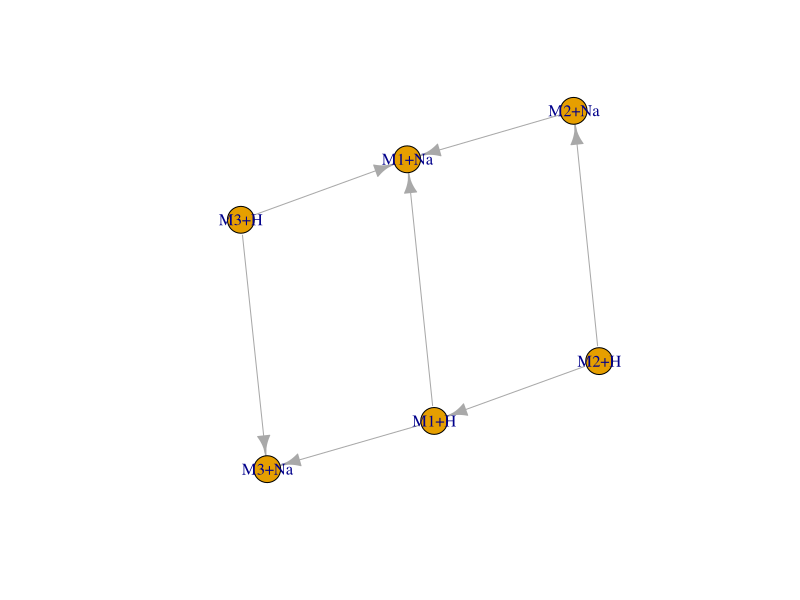
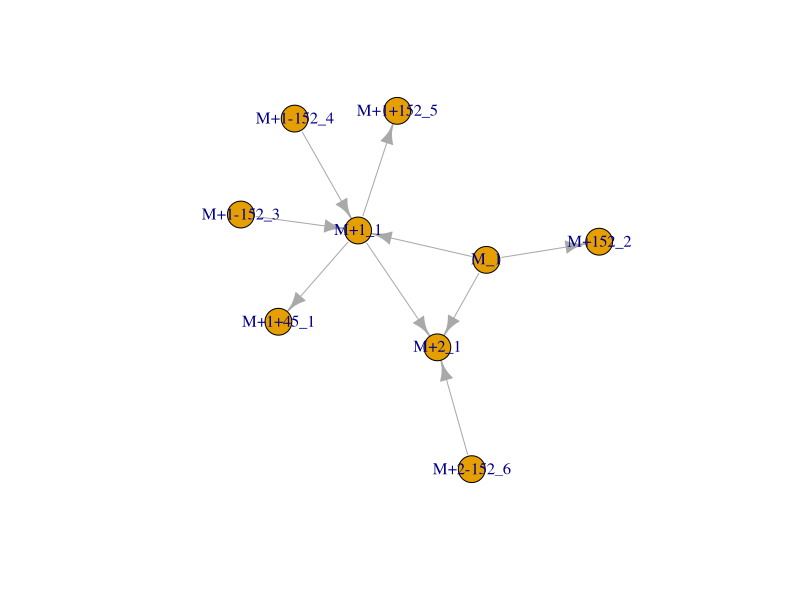
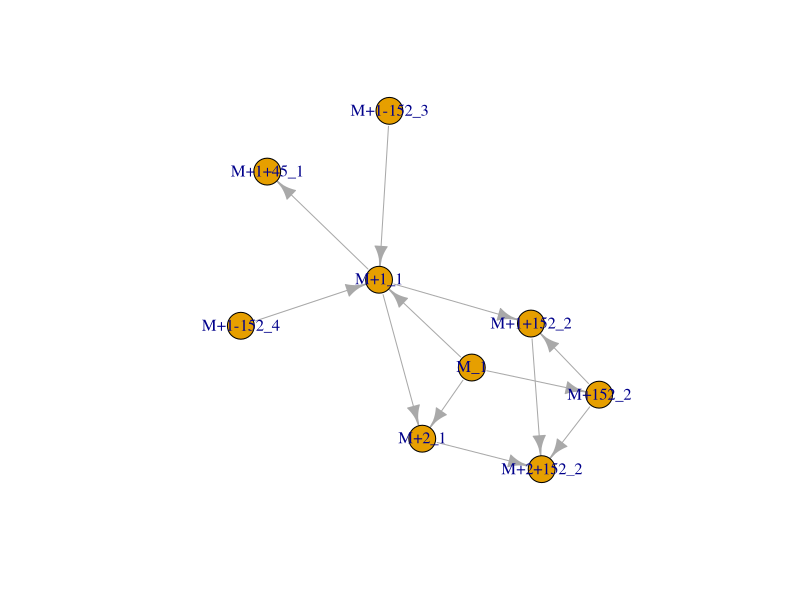
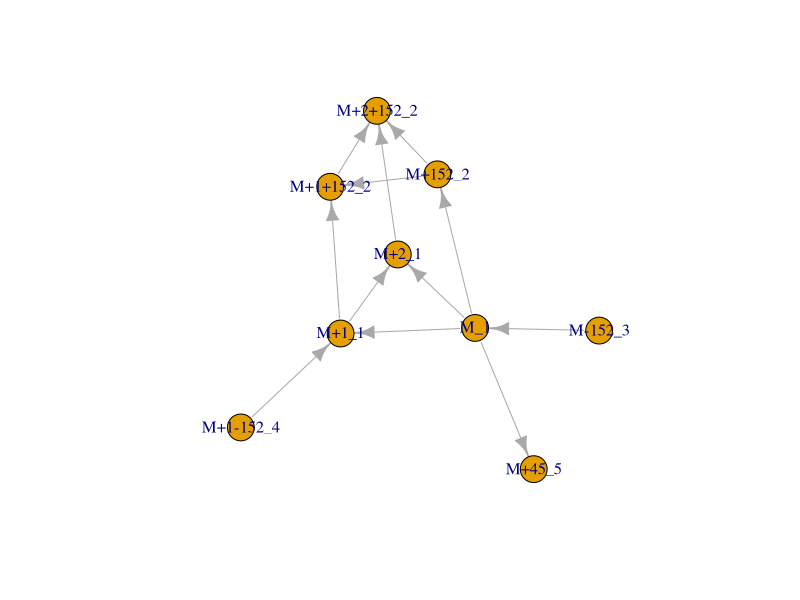
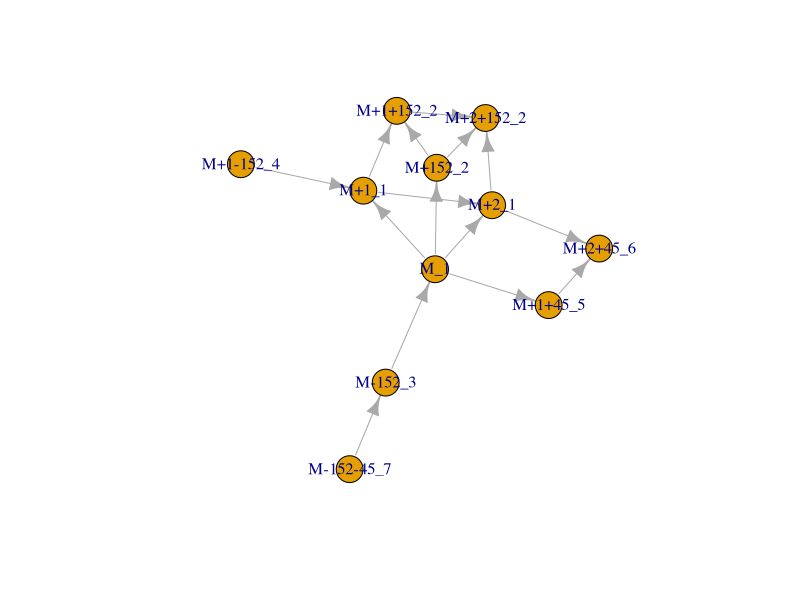
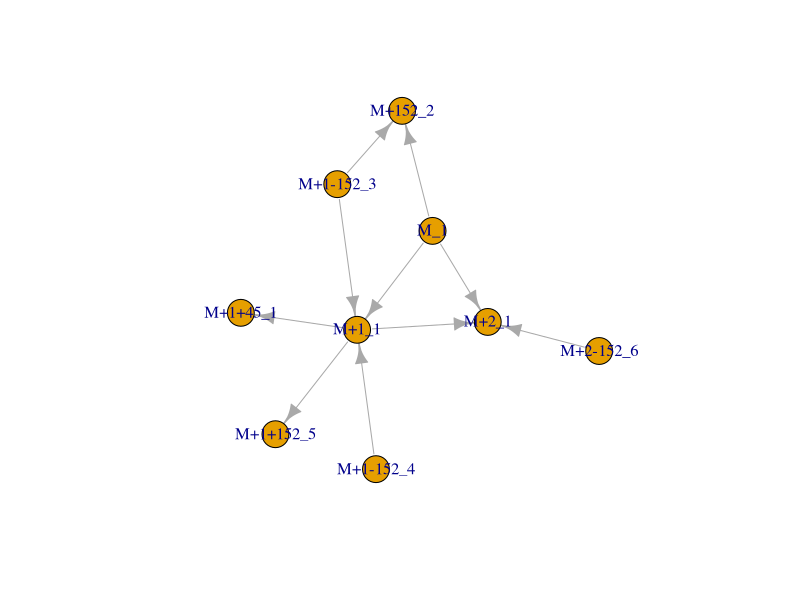

Generate these figures, in order, with R: (Note: this script raises an error after producing the figures.)
## define test examples

library(igraph)
## example 1
mat_1 <- matrix(c(
    c(0, 1, 0, 0, 0, 1), ## M1+H
    c(0, 0, 0, 0, 0, 0), ## M1+Na
    c(1, 0, 0, 1, 0, 0), ## M2+H
    c(0, 1, 0, 0, 0, 0), ## M2+Na
    c(0, 1, 0, 0, 0, 1), ## M3+H
    c(0, 0, 0, 0, 0, 0)), ## M3+Na
    byrow = TRUE, ncol = 6, nrow = 6)
mat_1_transf <- matrix(c(
    c("",              "adduct_Na",     "", "",          "", "transf_gluc_F"), ## M1+H
    c("",              "",              "", "",          "", ""), ## M1+Na
    c("transf_gluc_T", "",              "", "adduct_Na", "", ""), ## M2+H
    c("",              "transf_gluc_T", "", "",          "", ""), ## M2+Na
    c("",              "transf_gluc_F", "",              "", "", "adduct_Na"), ## M3+H
    c("",              "",              "", "",          "", "")), ## M3+Na
    byrow = TRUE, ncol = 6, nrow = 6)
colnames(mat_1) <- c("M1+H", "M1+Na", "M2+H", "M2+Na", "M3+H", "M3+Na")
rownames(mat_1) <- colnames(mat_1)
rownames(mat_1_transf) <- colnames(mat_1_transf) <- colnames(mat_1)

net_mat_1 <- graph_from_adjacency_matrix(mat_1, mode = "directed")
plot(net_mat_1)

## example 2
mat_2 <- matrix(c(
    c(0, 1, 1, 0, 1, 0, 0, 0, 0), ## "M_1"
    c(0, 0, 1, 1, 0, 0, 0, 1, 0), ## "M+1_1"
    c(0, 0, 0, 0, 0, 0, 0, 0, 0), ## "M+2_1"
    c(0, 0, 0, 0, 0, 0, 0, 0, 0), ## "M+1+45_1"
    c(0, 0, 0, 0, 0, 0, 0, 0, 0), ## "M+152_2"
    c(0, 1, 0, 0, 0, 0, 0, 0, 0), ## "M+1-152_3"
    c(0, 1, 0, 0, 0, 0, 0, 0, 0), ## "M+1-152_4"
    c(0, 0, 0, 0, 0, 0, 0, 0, 0), ##"M+1+152_5"
    c(0, 0, 1, 0, 0, 0, 0, 0, 0)), ## "M+2-152_6"
    byrow = TRUE, ncol = 9, nrow = 9)
mat_2_transf <- matrix(c(
    c("", "adduct_+1",  "adduct_+2",  "",          "transf_152", "", "", "",           ""), ## "M_1"
    c("", "",           "adduct_+1",  "transf_45", "",           "", "", "transf_152", ""), ## "M+1_1"
    c("", "",           "",           "",          "",           "", "", "",           ""), ## "M+2_1"
    c("", "",           "",           "",          "",           "", "", "",           ""), ## "M+1+45_1"
    c("", "",           "",           "",          "",           "", "", "",           ""), ## "M+152_2"
    c("", "transf_152", "",           "",          "",           "", "", "",           ""), ## "M+1-152_3"
    c("", "transf_152", "",           "",          "",           "", "", "",           ""), ## "M+1-152_4"
    c("", "",           "",           "",          "",           "", "", "",           ""), ##"M+1+152_5"
    c("", "",           "transf_152", "",          "",           "", "", "",           "")), ## "M+2-152_6"
    byrow = TRUE, ncol = 9, nrow = 9)
colnames(mat_2) <- c("M_1", "M+1_1", "M+2_1", "M+1+45_1", "M+152_2", "M+1-152_3", "M+1-152_4", "M+1+152_5", "M+2-152_6")
rownames(mat_2) <- colnames(mat_2)
colnames(mat_2_transf) <- rownames(mat_2_transf) <- colnames(mat_2)
net_mat_2 <- graph_from_adjacency_matrix(mat_2, mode = "directed")
plot(net_mat_2)

## example 3 
mat_3 <- matrix(c(c(0, 1, 1, 0, 1, 0, 0, 0, 0), ## "M_1"
                  c(0, 0, 1, 1, 0, 0, 0, 1, 0), ## "M+1_1"
                  c(0, 0, 0, 0, 0, 0, 0, 0, 1), ## "M+2_1"
                  c(0, 0, 0, 0, 0, 0, 0, 0, 0), ## "M+1+45_1"
                  c(0, 0, 0, 0, 0, 0, 0, 1, 1), ## "M+152_2"
                  c(0, 1, 0, 0, 0, 0, 0, 0, 0), ## "M+1-152_3"
                  c(0, 1, 0, 0, 0, 0, 0, 0, 0), ## "M+1-152_4"
                  c(0, 0, 0, 0, 0, 0, 0, 0, 1), ##"M+1+152_2"
                  c(0, 0, 0, 0, 0, 0, 0, 0, 0)), ## "M+2_2"
                byrow = TRUE, ncol = 9, nrow = 9)
mat_3_transf <- matrix(c(
    c("", "adduct_+1",  "adduct_+2",  "",          "transf_152", "", "", "",           ""), ## "M_1"
    c("", "",           "adduct_+1",  "transf_45", "",           "", "", "transf_152", ""), ## "M+1_1"
    c("", "",           "",           "",          "",           "", "", "",           "transf_152"), ## "M+2_1"
    c("", "",           "",           "",          "",           "", "", "",           ""), ## "M+1+45_1"
    c("", "",           "",           "",          "",           "", "", "adduct_+1", "adduct_+2"), ## "M+152_2"
    c("", "transf_152", "",           "",          "",           "", "", "",           ""), ## "M+1-152_3"
    c("", "transf_152", "",           "",          "",           "", "", "",           ""), ## "M+1-152_4"
    c("", "",           "",           "",          "",           "", "", "",           "adduct_+1"), ##"M+1+152_2"
    c("", "",           "", "",          "",           "", "", "",           "")), ## "M+2+152_2"
    byrow = TRUE, ncol = 9, nrow = 9)
colnames(mat_3) <- c("M_1", "M+1_1", "M+2_1", "M+1+45_1", "M+152_2", "M+1-152_3", "M+1-152_4", "M+1+152_2", "M+2+152_2")
rownames(mat_3) <- colnames(mat_3)
colnames(mat_3_transf) <- rownames(mat_3_transf) <- colnames(mat_3)
net_mat_3 <- graph_from_adjacency_matrix(mat_3, mode = "directed")
plot(net_mat_3)

## example 4
mat_4 <- matrix(c(c(0, 1, 1, 1, 1, 0, 0, 0, 0), ## "M_1"
                  c(0, 0, 1, 0, 0, 0, 0, 1, 0), ## "M+1_1"
                  c(0, 0, 0, 0, 0, 0, 0, 0, 1), ## "M+2_1"
                  c(0, 0, 0, 0, 0, 0, 0, 0, 0), ## "M+45_5"
                  c(0, 0, 0, 0, 0, 0, 0, 1, 1), ## "M+152_2"
                  c(1, 0, 0, 0, 0, 0, 0, 0, 0), ## "M+1-152_3"
                  c(0, 1, 0, 0, 0, 0, 0, 0, 0), ## "M+1-152_4"
                  c(0, 0, 0, 0, 0, 0, 0, 0, 1), ##"M+1+152_2"
                  c(0, 0, 0, 0, 0, 0, 0, 0, 0)), ## "M+2_2"
                byrow = TRUE, ncol = 9, nrow = 9)
mat_4_transf <- matrix(c(
    c("", "adduct_+1",  "adduct_+2",  "transf_45",          "transf_152", "", "", "",           ""), ## "M_1"
    c("", "",           "adduct_+1",  "", "",           "", "", "transf_152", ""), ## "M+1_1"
    c("", "",           "",           "",          "",           "", "", "",           "transf_152"), ## "M+2_1"
    c("", "",           "",           "",          "",           "", "", "",           ""), ## "M+45_5"
    c("", "",           "",           "",          "",           "", "", "adduct_+1", "adduct_+2"), ## "M+152_2"
    c("transf_152", "", "",           "",          "",           "", "", "",           ""), ## "M-152_3"
    c("", "transf_152", "",           "",          "",           "", "", "",           ""), ## "M+1-152_4"
    c("", "",           "",           "",          "",           "", "", "",           "adduct_+1"), ##"M+1+152_2"
    c("", "",           "", "",          "",           "", "", "",           "")), ## "M+2+152_2"
    byrow = TRUE, ncol = 9, nrow = 9)
colnames(mat_4) <- c("M_1", "M+1_1", "M+2_1", "M+45_5", "M+152_2", "M-152_3", "M+1-152_4", "M+1+152_2", "M+2+152_2")
rownames(mat_4) <- colnames(mat_4)
colnames(mat_4_transf) <- rownames(mat_4_transf) <- colnames(mat_4)
net_mat_4 <- graph_from_adjacency_matrix(mat_4, mode = "directed")
plot(net_mat_4)

## example 5
mat_5 <- matrix(c(
    c(0, 1, 1, 1, 1, 0, 0, 0, 0, 0, 0), ## "M_1"
    c(0, 0, 1, 0, 0, 0, 0, 1, 0, 0, 0), ## "M+1_1"
    c(0, 0, 0, 0, 0, 0, 0, 0, 1, 1, 0), ## "M+2_1"
    c(0, 0, 0, 0, 0, 0, 0, 0, 0, 1, 0), ## "M+45_5"
    c(0, 0, 0, 0, 0, 0, 0, 1, 1, 0, 0), ## "M+152_2"
    c(1, 0, 0, 0, 0, 0, 0, 0, 0, 0, 0), ## "M+1-152_3"
    c(0, 1, 0, 0, 0, 0, 0, 0, 0, 0, 0), ## "M+1-152_4"
    c(0, 0, 0, 0, 0, 0, 0, 0, 1, 0, 0), ##"M+1+152_2"
    c(0, 0, 0, 0, 0, 0, 0, 0, 0, 0, 0), ## "M+2_2"
    c(0, 0, 0, 0, 0, 0, 0, 0, 0, 0, 0), ## "M+2+45_6"
    c(0, 0, 0, 0, 0, 1, 0, 0, 0, 0, 0)), ## "M-152-45_7"            
    byrow = TRUE, ncol = 11, nrow = 11)
mat_5_transf <- matrix(c(
    c("", "adduct_+1",  "adduct_+2",  "transf_45",          "transf_152", "", "", "",           "", "", ""), ## "M_1"
    c("", "",           "adduct_+1",  "", "",           "", "", "transf_152", "", "", ""), ## "M+1_1"
    c("", "",           "",           "",          "",           "", "", "",           "transf_152", "transf_45", ""), ## "M+2_1"
    c("", "",           "",           "",          "",           "", "", "",           "", "adduct_+2", ""), ## "M+45_5"
    c("", "",           "",           "",          "",           "", "", "adduct_+1", "adduct_+2", "", ""), ## "M+152_2"
    c("transf_152", "", "",           "",          "",           "", "", "",           "", "", ""), ## "M-152_3"
    c("", "transf_152", "",           "",          "",           "", "", "",           "", "", ""), ## "M+1-152_4"
    c("", "",           "",           "",          "",           "", "", "",           "adduct_+1", "", ""), ##"M+1+152_2"
    c("", "",           "", "",          "",           "", "", "",           "", "", ""),## "M+2+152_2"
    c("", "",           "", "",          "",           "", "", "",           "", "", ""), ## "M+2+45_6"
    c("", "",           "", "",          "",           "transf_45", "", "",           "", "", "")), ## "M-152-45_7"
    byrow = TRUE, ncol = 11, nrow = 11)
colnames(mat_5) <- c("M_1", "M+1_1", "M+2_1", "M+1+45_5", "M+152_2", "M-152_3", "M+1-152_4", "M+1+152_2", "M+2+152_2", "M+2+45_6", "M-152-45_7")
rownames(mat_5) <- colnames(mat_5)
colnames(mat_5_transf) <- rownames(mat_5_transf) <- colnames(mat_5)
net_mat_5 <- graph_from_adjacency_matrix(mat_5, mode = "directed")
plot(net_mat_5)

## example 6
mat_6 <- matrix(c(
    c(0, 1, 1, 0, 1, 0, 0, 0, 0), ## "M_1"
    c(0, 0, 1, 1, 0, 0, 0, 1, 0), ## "M+1_1"
    c(0, 0, 0, 0, 0, 0, 0, 0, 0), ## "M+2_1"
    c(0, 0, 0, 0, 0, 0, 0, 0, 0), ## "M+1+45_1"
    c(0, 0, 0, 0, 0, 0, 0, 0, 0), ## "M+152_2"
    c(0, 1, 0, 0, 1, 0, 0, 0, 0), ## "M+1-152_3"
    c(0, 1, 0, 0, 0, 0, 0, 0, 0), ## "M+1-152_4"
    c(0, 0, 0, 0, 0, 0, 0, 0, 0), ##"M+1+152_5"
    c(0, 0, 1, 0, 0, 0, 0, 0, 0)), ## "M+2-152_6"
    byrow = TRUE, ncol = 9, nrow = 9)

mat_6_transf <- matrix(c(
    c("", "adduct_+1",  "adduct_+2",  "",          "transf_152", "", "", "",           ""), ## "M_1"
    c("", "",           "adduct_+1",  "transf_45", "",           "", "", "transf_152", ""), ## "M+1_1"
    c("", "",           "",           "",          "",           "", "", "",           ""), ## "M+2_1"
    c("", "",           "",           "",          "",           "", "", "",           ""), ## "M+1+45_1"
    c("", "",           "",           "",          "",           "", "", "",           ""), ## "M+152_2"
    c("", "transf_152", "",           "",          "transf_304", "", "", "",           ""), ## "M+1-152_3"
    c("", "transf_152", "",           "",          "",           "", "", "",           ""), ## "M+1-152_4"
    c("", "",           "",           "",          "",           "", "", "",           ""), ##"M+1+152_5"
    c("", "",           "transf_152", "",          "",           "", "", "",           "")), ## "M+2-152_6"
    byrow = TRUE, ncol = 9, nrow = 9)
colnames(mat_6) <- c("M_1", "M+1_1", "M+2_1", "M+1+45_1", "M+152_2", "M+1-152_3", "M+1-152_4", "M+1+152_5", "M+2-152_6")
rownames(mat_6) <- colnames(mat_6)
colnames(mat_6_transf) <- rownames(mat_6_transf) <- colnames(mat_6)
net_mat_6 <- graph_from_adjacency_matrix(mat_6, mode = "directed")
plot(net_mat_6)

## apply functions and perform tests

## example 1
mat_l <- list(mat_1, mat_1_transf)
mat_rem <- removeFalseLinksAdducts(mat_l)
mat_rem <- removeFalseLinksCircular(mat_rem)
plot(graph_from_adjacency_matrix(mat_l[[1]], mode = "directed"))
plot(graph_from_adjacency_matrix(mat_rem[[1]], mode = "directed"))

## should result in M1+H->M1+Na, M2+H->M2+Na, M2+H->M1+H, M2+Na->M1+Na, M3+H->M3+Na
mat_res_num_1 <- matrix(c(
    c(0, 1, 0, 0, 0, 0),
    c(0, 0, 0, 0, 0, 0),
    c(1, 0, 0, 1, 0, 0),
    c(0, 1, 0, 0, 0, 0),
    c(0, 0, 0, 0, 0, 1),
    c(0, 0, 0, 0, 0, 0)),
    byrow = TRUE, ncol = 6, nrow = 6)

mat_res_char_1 <- matrix(c(
    c("",              "adduct_Na",     "",   "",          "",   ""),         
    c("",              "",              "",   "",          "",   ""),         
    c("transf_gluc_T", "",              "",   "adduct_Na", "",   ""),         
    c("",              "transf_gluc_T", "",   "",          "",   ""),       
    c("",              "",              "",   "",          "",   "adduct_Na"),
    c("",              "",              "",   "",          "",   "")),
    byrow = TRUE, ncol = 6, nrow = 6)

expect_true(all(mat_rem[[1]] == mat_res_num_1))
expect_true(all(mat_rem[[2]] == mat_res_char_1))

# example 2 
mat_l <- list(mat_2, mat_2_transf)
mat_rem <- removeFalseLinksAdducts(mat_l)
mat_rem <- removeFalseLinksCircular(mat_rem)
plot(graph_from_adjacency_matrix(mat_l[[1]], mode = "directed"))
plot(graph_from_adjacency_matrix(mat_rem[[1]], mode = "directed")) 

## should only result in link between M_1->M+152_2, M_1-> M_2, M_1_M_3, M_2->M_3, M+1-152_3->M+152_2
mat_res_num_2 <- matrix(c(
    c(0, 1, 1, 0, 1, 0, 0, 0, 0),
    c(0, 0, 1, 0, 0, 0, 0, 0, 0),
    c(0, 0, 0, 0, 0, 0, 0, 0, 0),
    c(0, 0, 0, 0, 0, 0, 0, 0, 0),
    c(0, 0, 0, 0, 0, 0, 0, 0, 0),
    c(0, 0, 0, 0, 1, 0, 0, 0, 0),
    c(0, 0, 0, 0, 0, 0, 0, 0, 0),
    c(0, 0, 0, 0, 0, 0, 0, 0, 0),
    c(0, 0, 0, 0, 0, 0, 0, 0, 0)),
    byrow = TRUE, ncol = 9, nrow = 9)

mat_res_char_2 <- matrix(c(
    c("", "adduct_+1", "adduct_+2", "", "transf_152", "", "", "", ""), 
    c("", "",          "adduct_+1", "", "",           "", "", "", ""),   
    c("", "",          "",          "", "",           "", "", "", ""),     
    c("", "",          "",          "", "",           "", "", "", ""),     
    c("", "",          "",          "", "",           "", "", "", ""),     
    c("", "",          "",          "", "transf_304", "", "", "", ""),     
    c("", "",          "",          "", "",           "", "", "", ""),     
    c("", "",          "",          "", "",           "", "", "", ""),     
    c("", "",          "",          "", "",           "", "", "", "")),
    byrow = TRUE, ncol = 9, nrow = 9)

expect_true(all(mat_rem[[1]] == mat_res_num_2))
expect_true(all(mat_rem[[2]] == mat_res_char_2))

## example 3
mat_l <- list(mat_3, mat_3_transf)
mat_rem <- removeFalseLinksAdducts(mat_l)
mat_rem <- removeFalseLinksCircular(mat_rem)
plot(graph_from_adjacency_matrix(mat_3), mode = "directed")
plot(graph_from_adjacency_matrix(mat_rem[[1]], mode = "directed"))

## should result in links M_1->M+1_1, M_1->M+2_1, M+1_1->M+2_1, 
## M+152_2->M+1+152_2, M+152_2->M+2+152_2, M+1+152_2->M+2+152_2, M_1->M+152_2, 
## M+1_1->M+1+152_2, M+2_1->M+2+152_2
mat_res_num_3 <- matrix(c(
    c(0, 1, 1, 0, 1, 0, 0, 0, 0),
    c(0, 0, 1, 0, 0, 0, 0, 1, 0),
    c(0, 0, 0, 0, 0, 0, 0, 0, 1),
    c(0, 0, 0, 0, 0, 0, 0, 0, 0),
    c(0, 0, 0, 0, 0, 0, 0, 1, 1),
    c(0, 0, 0, 0, 0, 0, 0, 0, 0),
    c(0, 0, 0, 0, 0, 0, 0, 0, 0),
    c(0, 0, 0, 0, 0, 0, 0, 0, 1),
    c(0, 0, 0, 0, 0, 0, 0, 0, 0)),
    byrow = TRUE, ncol = 9, nrow = 9)
mat_res_char_3 <- matrix(c(
    c("", "adduct_+1", "adduct_+2", "", "transf_152", "", "", "",           ""),      
    c("", "",          "adduct_+1", "", "",           "", "", "transf_152", ""),          
    c("", "",          "",          "", "",           "", "", "",           "transf_152"),
    c("", "",          "",          "", "",           "", "", "",           ""),
    c("", "",          "",          "", "",           "", "", "adduct_+1",  "adduct_+2"),
    c("", "",          "",          "", "",           "", "", "",           ""),       
    c("", "",          "",          "", "",           "", "", "",           ""),        
    c("", "",          "",          "", "",           "", "", "",           "adduct_+1"),
    c("", "",          "",          "", "",           "", "", "",           "")),
    byrow = TRUE, ncol = 9, nrow = 9)

expect_true(all(mat_rem[[1]] == mat_res_num_3))
expect_true(all(mat_rem[[2]] == mat_res_char_3))

## example 4
mat_l <- list(mat_4, mat_4_transf)
mat_rem <- removeFalseLinksAdducts(mat_l)
mat_rem <- removeFalseLinksCircular(mat_rem)
plot(graph_from_adjacency_matrix(mat_4), mode = "directed")
plot(graph_from_adjacency_matrix(mat_rem[[1]], mode = "directed"))

## should result in M_1->M+1_1, M_1->M+2_1, M+1_1->M+2_1, M+152_2->M+1+152_2, 
## M+152_2->M+2+152_2, M+1+152_2->M+2+152_2, M_1->M+152_2, M+1_1->M+1+152_2, 
## M+2_1->M+2+152_2, M_1->M+45_5, M-152_3->M_1
mat_res_num_4 <- matrix(c(
    c(0, 1, 1, 1, 1, 0, 0, 0, 0),
    c(0, 0, 1, 0, 0, 0, 0, 1, 0),
    c(0, 0, 0, 0, 0, 0, 0, 0, 1),
    c(0, 0, 0, 0, 0, 0, 0, 0, 0),
    c(0, 0, 0, 0, 0, 0, 0, 1, 1),
    c(1, 0, 0, 0, 0, 0, 0, 0, 0),
    c(0, 0, 0, 0, 0, 0, 0, 0, 0),
    c(0, 0, 0, 0, 0, 0, 0, 0, 1),
    c(0, 0, 0, 0, 0, 0, 0, 0, 0)),
    byrow = TRUE, ncol = 9, nrow = 9)

mat_res_char_4 <- matrix(c(
    c("",           "adduct_+1", "adduct_+2", "transf_45", "transf_152", "", "", "",           ""),
    c("",           "",          "adduct_+1", "",          "",           "", "", "transf_152", ""),
    c("",           "",          "",          "",          "",           "", "", "",           "transf_152"),
    c("",           "",          "",          "",          "",           "", "", "",           ""),
    c("",           "",          "",          "",          "",           "", "", "adduct_+1",  "adduct_+2"),
    c("transf_152", "",          "",          "",          "",           "", "", "",           ""),
    c("",           "",          "",          "",          "",           "", "", "",           ""),        
    c("",           "",          "",          "",          "",           "", "", "",           "adduct_+1"),
    c("",           "",          "",          "",          "",           "", "", "",           "")),
    byrow = TRUE, ncol = 9, nrow = 9)

expect_true(all(mat_rem[[1]] == mat_res_num_4))
expect_true(all(mat_rem[[2]] == mat_res_char_4))

## example 5
mat_l <- list(mat_5, mat_5_transf)
mat_rem <- removeFalseLinksAdducts(mat_l)
mat_rem <- removeFalseLinksCircular(mat_rem)
plot(graph_from_adjacency_matrix(mat_5), mode = "directed")
plot(graph_from_adjacency_matrix(mat_rem[[1]], mode = "directed"))

mat_res_num_5 <- matrix(c(
    c(0, 1, 1, 1, 1, 0, 0, 0, 0, 0, 0),
    c(0, 0, 1, 0, 0, 0, 0, 1, 0, 0, 0),
    c(0, 0, 0, 0, 0, 0, 0, 0, 1, 1, 0),
    c(0, 0, 0, 0, 0, 0, 0, 0, 0, 1, 0),
    c(0, 0, 0, 0, 0, 0, 0, 1, 1, 0, 0),
    c(1, 0, 0, 0, 0, 0, 0, 0, 0, 0, 0),
    c(0, 0, 0, 0, 0, 0, 0, 0, 0, 0, 0),
    c(0, 0, 0, 0, 0, 0, 0, 0, 1, 0, 0),
    c(0, 0, 0, 0, 0, 0, 0, 0, 0, 0, 0),
    c(0, 0, 0, 0, 0, 0, 0, 0, 0, 0, 0),
    c(0, 0, 0, 0, 0, 1, 0, 0, 0, 0, 0)), 
    byrow = TRUE, ncol = 11, nrow = 11)

mat_res_char_5 <- matrix(c(
    c("",           "adduct_+1", "adduct_+2", "transf_45", "transf_152", "",          "", "",           "",           "",          ""),
    c("",           "",          "adduct_+1", "",          "",           "",          "", "transf_152", "",           "",          ""),        
    c("",           "",          "",          "",          "",           "",          "", "",           "transf_152", "transf_45", ""),        
    c("",           "",          "",          "",          "",           "",          "", "",           "",           "adduct_+2", ""),        
    c("",           "",          "",          "",          "",           "",          "", "adduct_+1",  "adduct_+2",  "",          ""),        
    c("transf_152", "",          "",          "",          "",           "",          "", "",           "",           "",          ""),        
    c("",           "",          "",          "",          "",           "",          "", "",           "",           "",          ""),      
    c("",           "",          "",          "",          "",           "",          "", "",           "adduct_+1",  "",          ""),        
    c("",           "",          "",          "",          "",           "",          "", "",           "",           "",          ""),      
    c("",           "",          "",          "",          "",           "",          "", "",           "",           "",          ""),      
    c("",           "",          "",          "",          "",           "transf_45", "", "",           "",           "",          "")),
    byrow = TRUE, ncol = 11, nrow = 11)

expect_true(all(mat_res_num_5 == mat_rem[[1]]))
expect_true(all(mat_res_char_5 == mat_rem[[2]]))

## example 6
mat_l <- list(mat_6, mat_6_transf)
mat_rem <- removeFalseLinksAdducts(mat_l)
mat_rem <- removeFalseLinksCircular(mat_rem)
plot(graph_from_adjacency_matrix(mat_6), mode = "directed")
plot(graph_from_adjacency_matrix(mat_rem[[1]], mode = "directed"))

## results in M1-> M1+1, M1-> M2+1, M1-> M+152, M+1-152->M+152
mat_res_num_6 <- matrix(c(
    c(0, 1, 1, 0, 1, 0, 0, 0, 0),
    c(0, 0, 1, 0, 0, 0, 0, 0, 0),
    c(0, 0, 0, 0, 0, 0, 0, 0, 0),
    c(0, 0, 0, 0, 0, 0, 0, 0, 0),
    c(0, 0, 0, 0, 0, 0, 0, 0, 0),
    c(0, 0, 0, 0, 1, 0, 0, 0, 0),
    c(0, 0, 0, 0, 0, 0, 0, 0, 0),
    c(0, 0, 0, 0, 0, 0, 0, 0, 0),
    c(0, 0, 0, 0, 0, 0, 0, 0, 0)), 
    byrow = TRUE, ncol = 9, nrow = 9)

## transf_304 does not make chemically sense, it is just here to check the 
## correctness of the function
mat_res_char_6 <- c(
    c("", "adduct_+1", "adduct_+2", "", "transf_152", "", "", "", ""),       
    c("", "",          "adduct_+1", "", "",           "", "", "", ""),
    c("", "",          "",          "", "",           "", "", "", ""),      
    c("", "",          "",          "", "",           "", "", "", ""),      
    c("", "",          "",          "", "",           "", "", "", ""),   
    c("", "",          "",          "", "transf_304", "", "", "", ""),      
    c("", "",          "",          "", "",           "", "", "", ""),    
    c("", "",          "",          "", "",           "", "", "", ""),      
    c("", "",          "",          "", "",           "", "", "", ""),
    byrow = TRUE, ncol = 9, nrow = 9)
